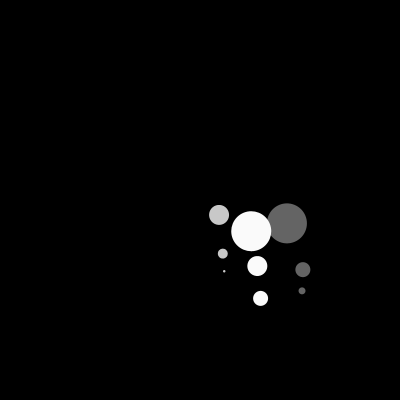
Frame 1 (no input)
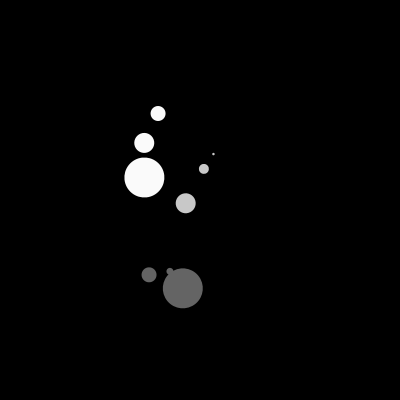
Frame 60 (the mouse pressed at the canvas centre just before this capture)
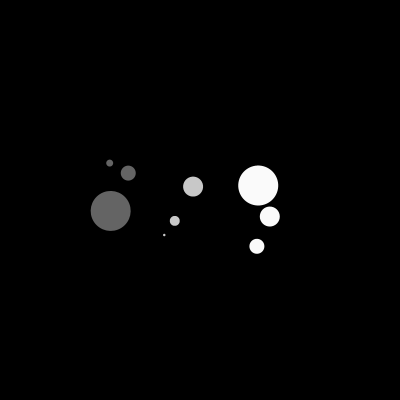
Frame 120 (the mouse held since frame 60 and released just before this capture)

The Processing sketch that drew these frames (run headless with seeded random() and noise(); from frame 60 on, the mouse is pressed at the canvas centre):

// Processing sketch: processing_60824
// ── processing_60824.pde

void setup() {
    size(400, 400);
    smooth();
}
 
 
void draw() { 
    background(0);
    
    translate(width/2, height/2);   // Koordinatensystem in die Mitte 
    rotate(millis() * 0.001 * TWO_PI / 5.0);   // Koordinatensystem dreht sich 
    
    
    pushMatrix();

    translate(90, 0); // Abstand zur Mitte
    rotate(millis() * 0.001 * TWO_PI/ 10.0);    //Kreis dreht sich um die eigene Achse

    /* Ellipse */
    fill(100);
    noStroke();
    ellipseMode(CENTER);
    ellipse(0, 0, 40, 40);
    
    
     translate(30, 30); // Kreis dreht sich um Kreis
     rotate(millis() * 0.0003 * TWO_PI/ 1.0);    // Kreis dreht sich um die eigene Achse
     ellipse(5,5,15,15);
     
     translate(15, 15); // Kreis dreht sich um Kreis
     rotate(millis() * 0.0003 * TWO_PI/ 20.0);    // Kreis dreht sich um die eigene Achse
     ellipse(5,5,7,7);
    
        
    popMatrix();
    
    
    

    rotate(millis() * 0.001 * TWO_PI / 10.0);   // Koordinatensystem dreht sich 
    
   
    pushMatrix();

    translate(20, 0); // Abstand zur Mitte

    rotate(millis() * 0.001 * TWO_PI/ 5.0);    //Kreis dreht sich um die eigene Achse
    
    scale(0.5);
    

    /* Ellipse */
    fill(200);
    noStroke();
    ellipseMode(CENTER);
    ellipse(10, 10, 40, 40);
    
     translate(60, 60); // Kreis dreht sich um Kreis
     rotate(millis() * 0.0003 * TWO_PI/ 40.0);    // Kreis dreht sich um die eigene Achse
     ellipse(5,5,20,20);
     
     translate(25, 25); // Kreis dreht sich um Kreis
     rotate(millis() * 0.0003 * TWO_PI/ 20.0);    // Kreis dreht sich um die eigene Achse
     ellipse(5,5,5,5);
    
        
    popMatrix();
    
    
    
    rotate(millis() * 0.001 * TWO_PI / 10.0);   // Koordinatensystem dreht sich 
    
   
    pushMatrix();

    translate(60, 0); // Abstand zur Mitte

    rotate(millis() * 0.001 * TWO_PI/ 30.0);    //Kreis dreht sich um die eigene Achse
    
    //scale(0.2);
    

    /* Ellipse */
    fill(250);
    noStroke();
    ellipseMode(CENTER);
    ellipse(0, 0, 40, 40);
    
     translate(20, 20); // Kreis dreht sich um Kreis
     rotate(millis() * 0.0003 * TWO_PI/ 5);    // Kreis dreht sich um die eigene Achse
     ellipse(5,5,20,20);
     
     translate(25, 25); // Kreis dreht sich um Kreis
     rotate(millis() * 0.0003 * TWO_PI/ 20.0);    // Kreis dreht sich um die eigene Achse
     ellipse(3,3,15,15);
    
        
    popMatrix();
}
